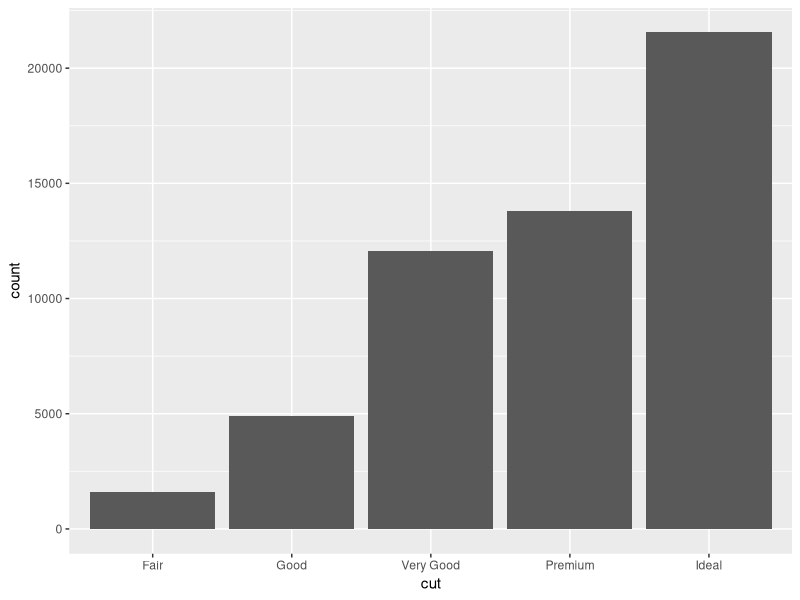
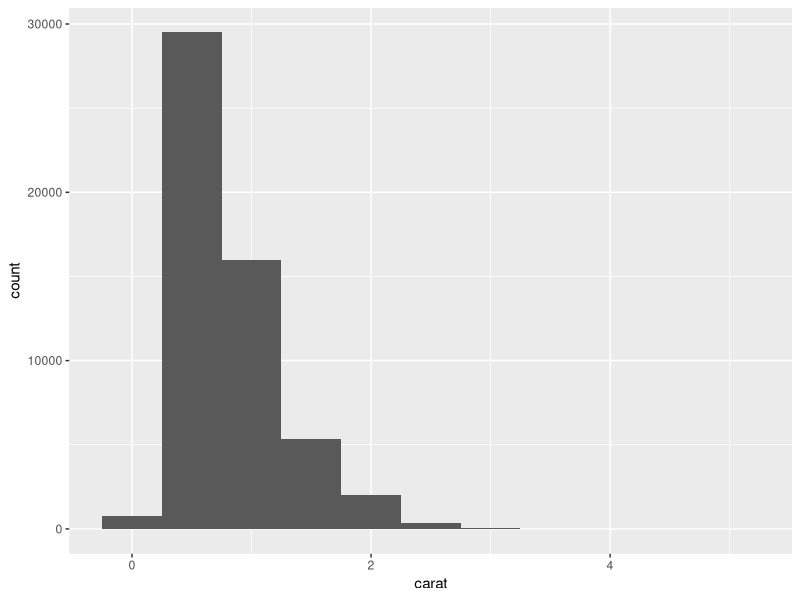
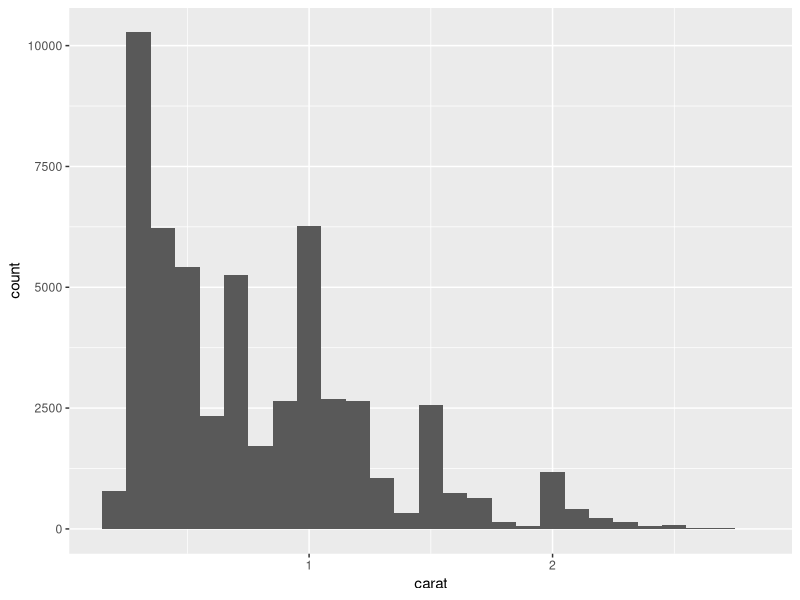
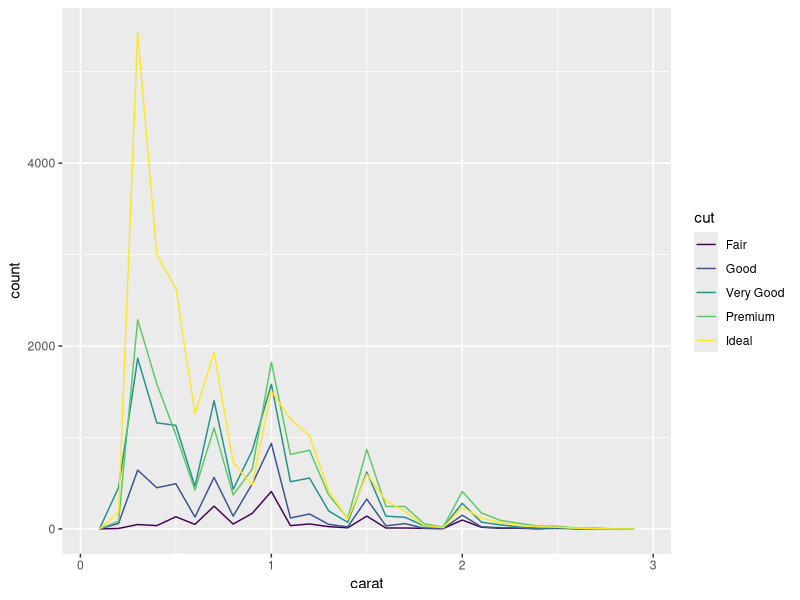
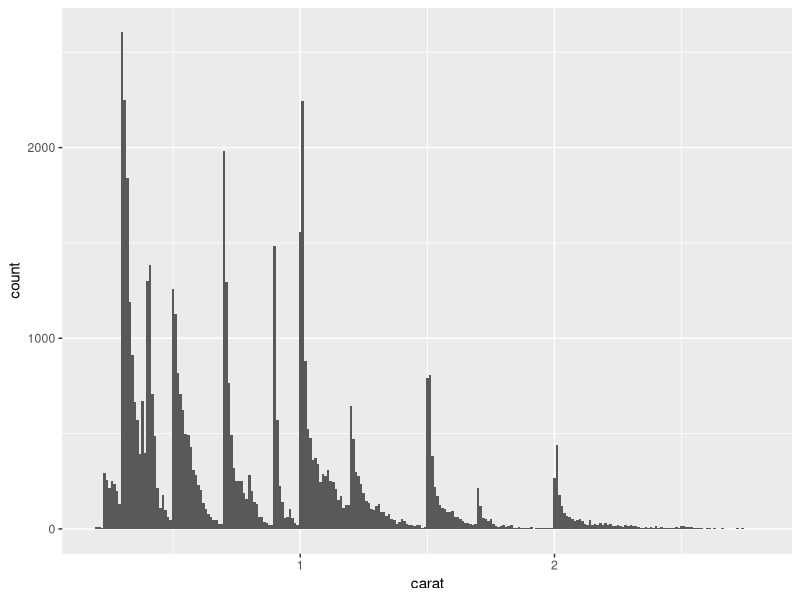
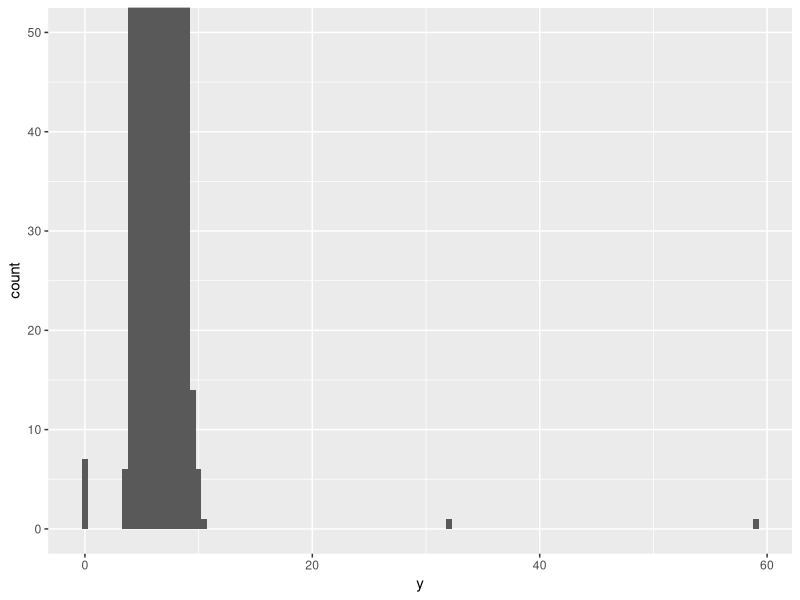
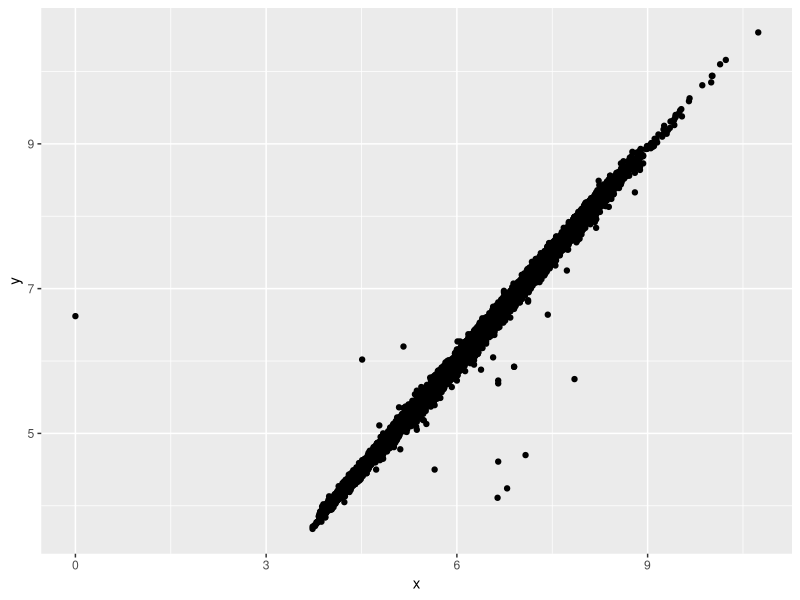
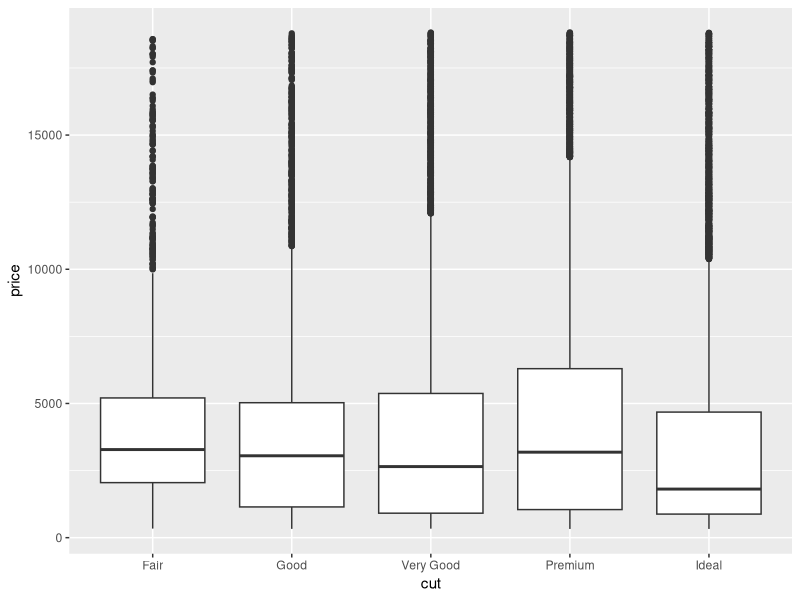

Write the R code that produced these figures, in order.
library(tidyverse)

## When a variable is categorical you can examine the distribution with a bar chart

ggplot(data = diamonds) +
  geom_bar(mapping = aes(x = cut))

diamonds %>%
  count(cut)

## If a variable is continuos you can examine the distribution using a histogram

ggplot(data = diamonds) +
  geom_histogram(mapping = aes(x = carat), binwidth = 0.5)

diamonds %>%
  count(cut_width(cut,0.5))


## It is always useful to look at different sections of the data, for example look
## at the difference when we look at diamonds which are smaller 

smaller <- diamonds %>% 
  filter(carat < 3)

ggplot(data = smaller) +
  geom_histogram(mapping = aes(x = carat), binwidth = 0.1)

## You can overlay multiple histograms in one plot with geom_freqpoly

ggplot(data = smaller) +
  geom_freqpoly(mapping = aes(x = carat, colour = cut), binwidth = 0.1)


ggplot(data = smaller) +
  geom_histogram(mapping = aes(x = carat), binwidth = 0.01)


## When looking at the data lets say your looking for really low values, perhaps
## outliers you could adress this by setting a limit to the y axis and observing

ggplot(diamonds) + 
  geom_histogram(mapping = aes(x = y), binwidth = 0.5) +
  coord_cartesian(ylim = c(0, 50))

## we can now pluck out these outlier values using dplyr

unusual <- diamonds %>% 
  filter(y < 3 | y > 20) %>% 
  select(price, x, y, z) %>%
  arrange(y)
unusual


## Now lets say we wanted to get rid of these outlier values we can replace
## the values with missing values

diamonds2 <- diamonds %>%
  mutate(y = ifelse( y < 3 | y > 20, NA, y))

ggplot(data = diamonds2, mapping = aes(x = x, y = y)) + 
  geom_point(na.rm = TRUE)

## BOX PLOTS :

ggplot(data = diamonds, mapping = aes(x = cut, y = price)) +
  geom_boxplot()

## TILE PLOT :

diamonds %>% 
  count(color, cut) %>%  
  ggplot(mapping = aes(x = color, y = cut)) +
  geom_tile(mapping = aes(fill = n))


## When making scatterplots with large data sets points tend to overlap so we can
## use bin in 2d to fix this:

ggplot(data = smaller) +
  geom_bin2d(mapping = aes(x = carat, y = price))

install.packages("hexbin")

ggplot(data = smaller) +
  geom_hex(mapping = aes(x = carat, y = price))


ggplot(data = smaller, mapping = aes(x = carat, y = price)) + 
  geom_boxplot(mapping = aes(group = cut_width(carat, 0.1)))


## It's hard to understand the relationship between cut and price, because cut 
## and carat, and carat and price are tightly related. It's possible to use a 
## model to remove the very strong relationship between price and carat so we 
## can explore the subtleties that remain. The following code fits a model that 
## predicts price from carat and then computes the residuals (the difference 
## between the predicted value and the actual value). The residuals give us a 
## view of the price of the diamond, once the effect of carat has been removed.

library(modelr)

mod <- lm(log(price) ~ log(carat), data = diamonds)

diamonds2 <- diamonds %>% 
  add_residuals(mod) %>% 
  mutate(resid = exp(resid))

ggplot(data = diamonds2) + 
  geom_point(mapping = aes(x = carat, y = resid))

ggplot(data = diamonds2) + 
  geom_boxplot(mapping = aes(x = cut, y = resid))
